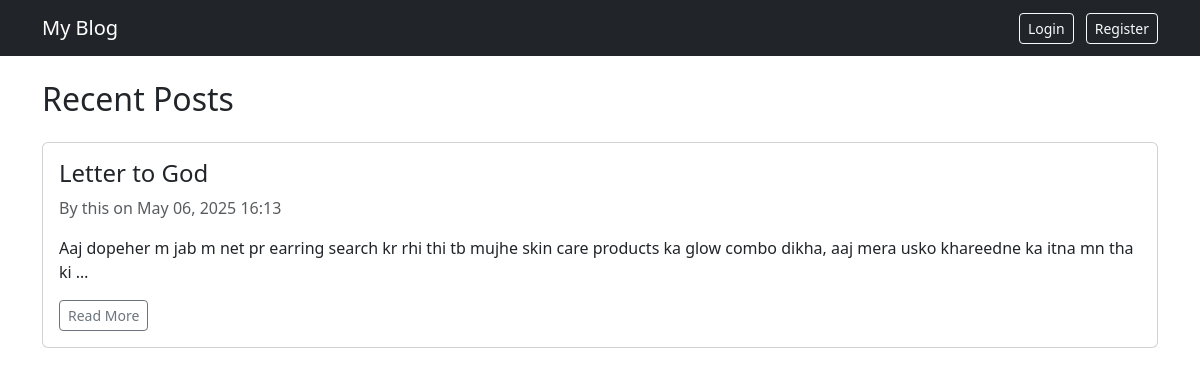
The page / on the database its author committed.
### blog/models.py (models this page shows, shortened)
class Blog(models.Model):
    title = models.CharField(max_length=200)
    content = models.TextField()
    author = models.ForeignKey(User, on_delete=models.CASCADE)
    created_at = models.DateTimeField(auto_now_add=True)

### blog/views.py (the view)
# urls.py: path('', views.home, name='home'),
def home(request):
    blogs = Blog.objects.all().order_by('-created_at')
    return render(request, 'blog/home.html', {'blogs': blogs})

### blog/templates/blog/home.html (shortened to what this page needs)
{% extends 'base.html' %}
{% block content %}
<div class="d-flex justify-content-between align-items-center mb-3">
    <h2>Recent Posts</h2>
</div>
{% for post in blogs %}
<div class="card mb-3">
    <div class="card-body">
        <h4>{{ post.title }}</h4>
        <p class="text-muted">By {{ post.author }} on {{ post.created_at|date:"M d, Y H:i" }}</p>
        <p>{{ post.content|truncatewords:30 }}</p>
        <a href="{% url 'blog_detail' post.pk %}" class="btn btn-outline-secondary btn-sm">Read More</a>
    </div>
</div>
{% empty %}
<p>No blog posts yet.</p>
{% endfor %}
{% endblock %}

### blog/templates/base.html (shortened to what this page needs)
<!DOCTYPE html>
<html lang="en">
<head>
    <link href="https://cdn.jsdelivr.net/npm/bootstrap@5.3.0/dist/css/bootstrap.min.css" rel="stylesheet">
    {% load static %}
</head>
<body>
    <nav class="navbar navbar-expand-lg navbar-dark bg-dark mb-4">
        <div class="container">
            <a class="navbar-brand" href="{% url 'home' %}">My Blog</a>
            <div>
                {% if user.is_authenticated %}
                    <span class="text-white me-3">Hi, {{ user.username }}</span>
                    <a href="{% url 'logout' %}" class="btn btn-outline-light btn-sm">Logout</a>
                {% else %}
                    <a href="{% url 'login' %}" class="btn btn-outline-light btn-sm me-2">Login</a>
                    <a href="{% url 'register' %}" class="btn btn-outline-light btn-sm">Register</a>
                {% endif %}
            </div>
        </div>
    </nav>
    <div class="container">
        {% block content %}
        {% endblock %}
    </div>
</body>
</html>

### rows shown on the page
Blog: title "Letter to God", author "this", created_at "May 06, 2025 16:13", content "Aaj dopeher m jab m net pr earring search kr rhi thi tb mujhe skin care products ka glow combo dikha, aaj mera usko khareedne ka itna mn tha ki …"
